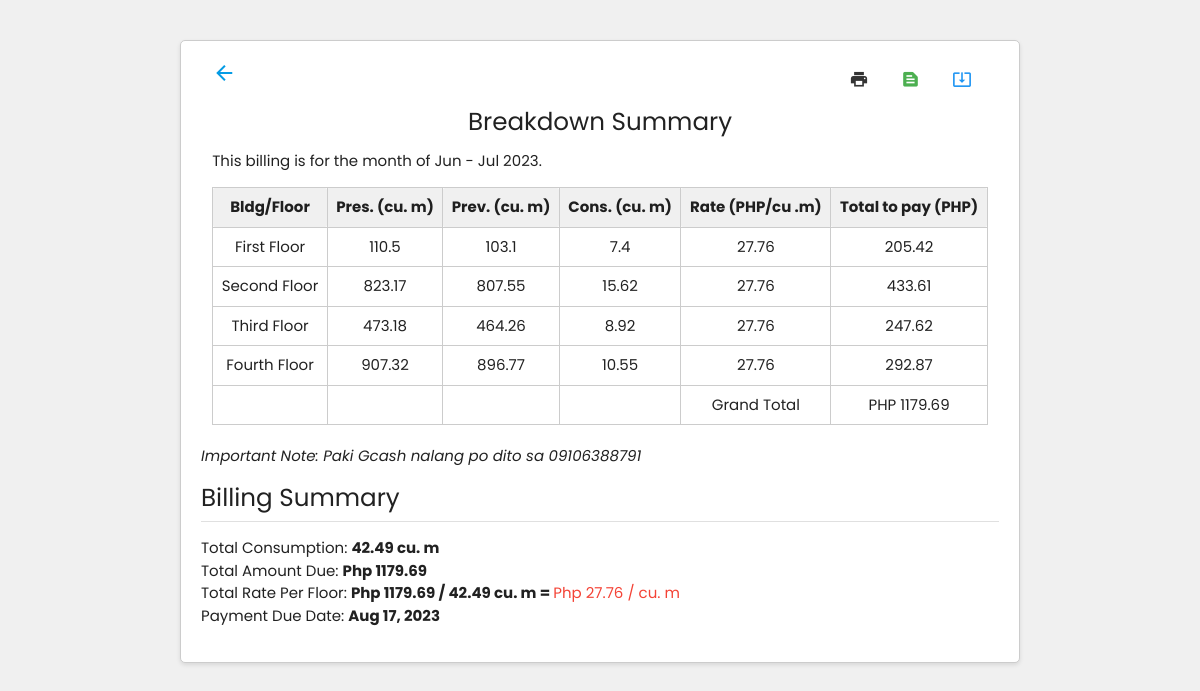
The app's page /view_record_details.php?id=27 with its own data.
### view_record_details.php (the view, shortened to what this page needs)
<?php
include_once "db_con/db.php";
$id = $_GET['id'];
$select = "SELECT * FROM `b-house_fam` WHERE id = '$id'";
$result = mysqli_query($con, $select);
$row = mysqli_fetch_assoc($result);
?>
<!DOCTYPE html>
<html lang="en">
<head>
    <link rel="stylesheet" href="css/materialize.min.css">
    <link rel="stylesheet" href="css/materialize.css">
    <link rel="stylesheet" href="css/style.css">
</head>
<body>
  <div class="container ">
   <div class="row">
    <div class="col s12 m12 l12">
    <table class="highlight responsive-table centered">
        <a href="index.php"><i class="material-icons">arrow_back</i></a>
        <a href="total_amount_due.php?id=<?php echo $row['id']?>" class="btn-flat right blue-text tooltipped" data-position="bottom" data-tooltip="Update Billing"><i class="material-icons">system_update_alt</i></a>
        <a href="note.php?id=<?php echo $row['id']?>" class="btn-flat right green-text tooltipped" data-tooltip="Add Note" data-position="bottom"><i class="material-icons">text_snippet</i>
        <a href="print_pdf.php?id=<?php echo $row['id']?>" class="btn-flat right tooltipped" target="_blank" data-position="bottom" data-tooltip="Print"><i class="material-icons">print</i></a>
        <br>
        <h5 class="center">Breakdown Summary</h5>
        <p>This billing is for the month of <?php echo $row['date_bill']?> - <?php echo $row['to_date_bill']?> <?php echo $row['year']?>. </p>
      <tr>
        <th>Bldg/Floor</th>
        <th>Pres. (cu. m)</th>
        <th>Prev. (cu. m)</th>
        <th>Cons. (cu. m) </th>
        <th>Rate (PHP/cu .m)</th>
        <th>Total to pay (PHP)</th>
      </tr>
      <tr>
        <td>First Floor</td>
        <td><?php echo $row['1flr_pres_bill']?></td>
        <td><?php echo $row['1flr_prev_bill']?></td>
        <td><?php echo $row['cu1']?></td>
        <td><?php echo $row['grand_total_cubic']?></td>
        <td><?php echo $row['first_floor']?></td>
      </tr>
      <tr>
      <td>Second Floor</td>
        <td><?php echo $row['2flr_pres_bill']?></td>
        <td><?php echo $row['2flr_prev_bill']?></td>
        <td><?php echo $row['cu2']?></td>
        <td><?php echo $row['grand_total_cubic']?></td>
        <td><?php echo $row['second_floor']?></td>
      </tr>
      <tr>
      <td>Third Floor</td>
        <td><?php echo $row['3flr_pres_bill']?></td>
        <td><?php echo $row['3flr_prev_bill']?></td>
        <td><?php echo $row['cu3']?></td>
        <td><?php echo $row['grand_total_cubic']?></td>
        <td><?php echo $row['third_floor']?></td>
      </tr>
      <tr>
      <td>Fourth Floor</td>
        <td><?php echo $row['4flr_pres_bill']?></td>
        <td><?php echo $row['4flr_prev_bill']?></td>
        <td><?php echo $row['cu4']?></td>
        <td><?php echo $row['grand_total_cubic']?></td>
        <td><?php echo $row['fourth_floor']?></td>
      </tr>
      <tr class="grand_total">
        <td></td>
        <td></td>
        <td></td>
        <td></td>
      <td>Grand Total</td>
        <td>PHP <?php echo $row['total_amount_due']?></td>
      </tr>
    </table>
    </div>
   </div>
    <p><i><?php echo $row['title'].' '?><?php echo $row['message']?></i></p>
    <div class="summary">
        <h5>Billing Summary</h5>
        <li class="divider"></li>
        <ul>
            <li>Total Consumption: <b><?php echo $row['total_cubic'].' cu. m'?></b></li>
            <li>Total Amount Due: <b> <?php echo 'Php '?><?php echo $row ['total_amount_due']?></b></li>
            <li>Total Rate Per Floor: <b><?php echo 'Php '?><?php echo $row ['total_amount_due']." / ". $row['total_cubic']." cu. m"." = "?></b><?php echo '<span class="red-text">'. " Php ".$row['grand_total_cubic']." / cu. m" .'</span>'?></li>
            <li>Payment Due Date: <b><?php echo $row['payment_due_date']?></b></li>
        </ul>
    </div>
  </div>
</body>
</html>

### css/style.css (style rules this page uses)
* { font-family: 'Poppins', sans-serif; }

### view_record_details.php (style rules this page uses)
body { font-family: Arial, sans-serif; margin: 0; display: flex; justify-content: center; align-items: center; margin-top: 40px; background-color: #f0f0f0; }
.container { padding: 20px; box-sizing: border-box; background-color: white; border: 1px solid #ccc; border-radius: 5px; box-shadow: 0 2px 4px rgba(0, 0, 0, 0.1); }
table { border-collapse: collapse; width: 100%; border: 1px solid #ccc; }
th, td { border: 1px solid #ccc; padding: 8px; text-align: center; }
th { background-color: #f0f0f0; }

### records on screen
b-house_fam: date_bill "Jun", to_date_bill "Jul", year "2023", 1flr_pres_bill "110.5", 1flr_prev_bill "103.1", cu1 "7.4", grand_total_cubic "27.76", first_floor "205.42", 2flr_pres_bill "823.17", 2flr_prev_bill "807.55", cu2 "15.62", second_floor "433.61", 3flr_pres_bill "473.18", 3flr_prev_bill "464.26", cu3 "8.92", third_floor "247.62", 4flr_pres_bill "907.32", 4flr_prev_bill "896.77", cu4 "10.55", fourth_floor "292.87", total_amount_due "1179.69", title "Important Note:", message "Paki Gcash nalang po dito sa 09106388791", total_cubic "42.49", payment_due_date "Aug 17, 2023"
